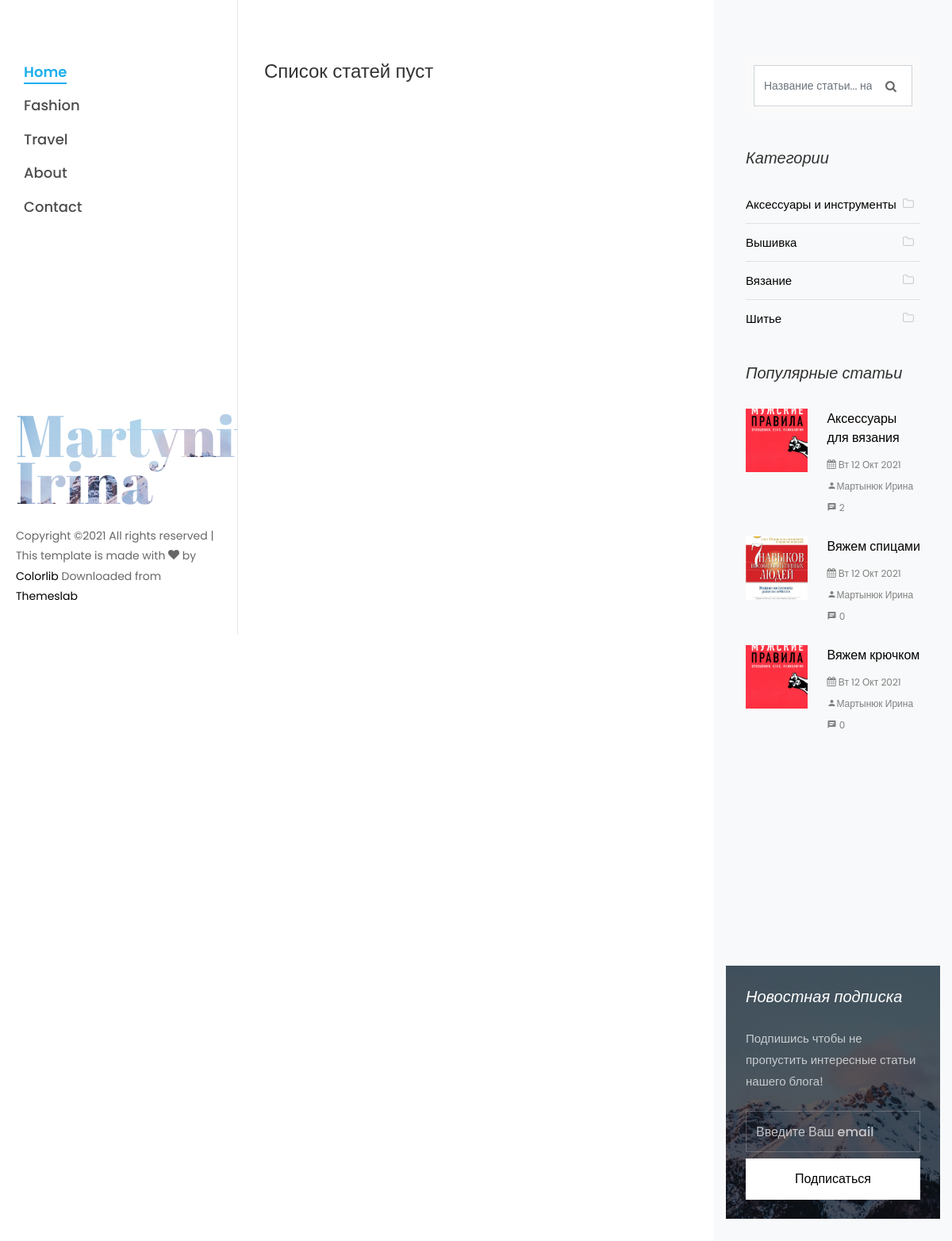
Page /category/vyshivka/ on the earlier database version.
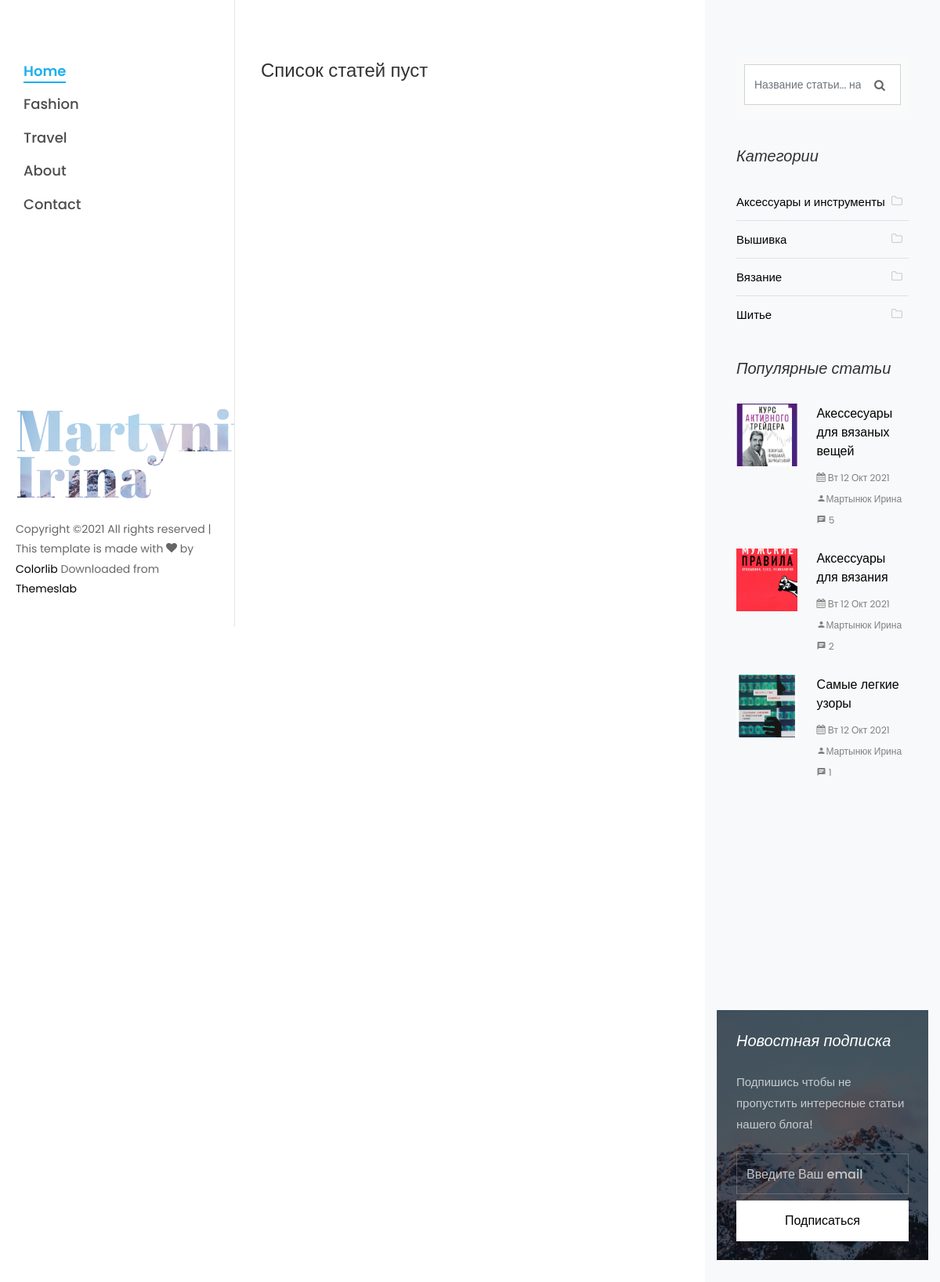
Same page on the later database version.
### blog_app/models.py (models this page shows, shortened)
class Category(models.Model):
    name = models.CharField(max_length=150, blank=False, db_index=True, verbose_name='Наименование')
    slug = models.SlugField(max_length=150, unique=True, blank=False, db_index=True)
    created_at = models.DateTimeField(auto_now_add=True, verbose_name='Дата создания')
    updated_at = models.DateTimeField(auto_now=True, verbose_name='Дата обновления')
    class Meta:
        ordering = ('name',)
        verbose_name = 'Категория'
        verbose_name_plural = 'Категории'
    def get_absolute_url(self):
        return reverse('article_category_list', kwargs={'slug': self.slug})

class Article(models.Model):
    title = models.CharField(max_length=256, blank=False, verbose_name='Название')
    category = models.ForeignKey('Category', on_delete=models.CASCADE, verbose_name='Категория')
    slug = models.SlugField(max_length=256, db_index=True)
    short_content = models.TextField(verbose_name='Краткое описание', max_length=300, default='Нет описания')
    content = models.TextField(blank=True, default='Нет описания', verbose_name='Текст статьи')
    created_at = models.DateTimeField(auto_now_add=True, verbose_name='Дата публикации')
    updated_at = models.DateTimeField(auto_now=True, verbose_name='Дата обновления')
    image = models.ImageField(upload_to='blog_images/%Y/%m/%d', verbose_name='Изображение', blank=True)
    draft = models.BooleanField(verbose_name='Черновик', default=False)
    author = models.CharField(verbose_name='Автор', blank=False, max_length=150)
    tags = TaggableManager()
    class Meta:
        ordering = ('-created_at',)
        verbose_name = 'Статья'
        verbose_name_plural = 'Статьи'
    def get_absolute_url(self):
        return reverse('article_detail', kwargs={'slug': self.slug})

### blog_app/views.py (the view)
# urls.py: path('category/<slug:slug>/', views.CategoryView.as_view(), name='article_category_list'),
class CategoryView(DataMixin, ListView):
    def get_queryset(self):
        return Article.objects.filter(category__slug=self.kwargs['slug'], draft=False)

### email_contact/forms.py
class ContactForm(forms.ModelForm):
    class Meta:
        model = Contact
        fields = ('email', )
        widgets = {
            'email': forms.TextInput(
                attrs={
                    'class': 'form-control',
                    'placeholder': 'Введите Ваш email'
                }
            )
        }
        labels = {
            'email': ''
        }

### blog_app/templatetags/article_tag.py (called while the page is built)
@register.simple_tag()
def get_categories():
    return Category.objects.all()

@register.simple_tag()
def get_tags():
    return Tag.objects.all()

@register.simple_tag()
def get_archives():
    return Article.objects.dates('created_at', 'month', order='DESC')

@register.inclusion_tag('tags/popular_articles.html')
def get_popular_articles(count=None):
    popular_articles = Article.objects.annotate(
        num_comments=Count('reviews')
    ).order_by('-num_comments').filter(draft=False)[:count]
    return {
        'popular_articles': popular_articles
    }

### email_contact/templatetags/contact_tags.py (called while the page is built)
@register.inclusion_tag("contact/tags/form.html")
def contact_form():
    return {'contact_form': ContactForm()}

### templates/index.html (shortened to what this page needs)
{% extends 'partials/base.html' %}
{% block content %}
    <div class="col-xl-8 py-5 px-md-5">
        <div class="row pt-md-4">
            {% for article in articles %}
                <div class="col-md-12">
                    <div class="blog-entry ftco-animate d-md-flex">
                        <a href="#" class="img img-2"
                           style="background-image: url({{ article.image.url }});"></a>
                        <div class="text text-2 pl-md-4">
                            <h3 class="mb-2"><a href="#">{{ article.title}}</a>
                            </h3>
                            <div class="meta-wrap ">
                                <p class="meta">
                                    <span><i class="icon-calendar mr-2"></i>{{ article.created_at }}</span>
                                    <span><a href="{{ article.category.get_absolute_url }}"><i class="icon-folder-o mr-2"></i>{{ article.category }}</a></span>
                                    <span><i class="icon-comment2 mr-2"></i>{{ article.reviews_set.count }} Отзыв</span>
                                </p>
                            </div>
                            <p class="mb-4">{{ article.short_content }}</p>
                            <p><a href="{{ article.get_absolute_url }}" class="btn-custom">Читать <span
                                    class="ion-ios-arrow-forward"></span></a></p>
                        </div>
                    </div>
                </div>
            {% empty %}
            <h4>Список статей пуст</h4>
            {% endfor %}
        </div>
    </div>
{% endblock %}

### templates/partials/sidebar.html (shortened to what this page needs)
{% load article_tag %}
{% load contact_tags %}
<div class="col-xl-4 sidebar ftco-animate bg-light pt-5">
    <div class="sidebar-box pt-md-4">
        <form action="{% url 'search' %}" method="get" class="search-form">
            <div class="form-group">
                <span class="icon icon-search"></span>
                <input type="text" class="form-control" placeholder="Название статьи... нажмите Enter"
                       name="search_query">
            </div>
        </form>
    </div>
    <div class="sidebar-box ftco-animate">
        <h3 class="sidebar-heading">Категории</h3>
        <ul class="categories">
            {% get_categories as categories %}
            {% for category in categories %}
                <li class="colorlib-active"><a href="{{ category.get_absolute_url }}">{{ category.name }}<span><i
                        class="icon-folder-o mr-2"></i></span></a></li>
            {% endfor %}
        </ul>
    </div>
    {% get_popular_articles count=3 %}
    <div class="sidebar-box subs-wrap img py-4"
         style="background-image: url(/static/images/bg_1.jpg);">
        {% contact_form %}
    </div>
</div>

### templates/tags/popular_articles.html
<div class="sidebar-box ftco-animate">
    <h3 class="sidebar-heading">Популярные статьи</h3>
    {% for popular in popular_articles %}
        <div class="block-21 mb-4 d-flex">
            <a class="blog-img mr-4" style="background-image: url({{ popular.image.url }});"></a>
            <div class="text">
                <h3 class="heading"><a href="{{ popular.get_absolute_url }}">{{ popular.title }}</a>
                </h3>
                <div class="meta">
                    <div><a href="#"><span class="icon-calendar"></span> {{ popular.created_at|date:"D d M Y" }}</a></div>
                    <div><a href="#"><span class="icon-person"></span>{{ popular.author }}</a></div>
                    <div><a href="#"><span class="icon-chat"></span> {{ popular.reviews_set.count }}</a></div>
                </div>
            </div>
        </div>
        {% empty %}
        <h4>Список популярных статей пуст</h4>
    {% endfor %}
</div>

Differences in the rows shown:
no longer on this page (row unchanged): Article: image (picture), title "Вяжем спицами", created_at "Вт 12 Окт 2021", author "Мартынюк Ирина", reviews_set.count "0"
no longer on this page (row edited): Article: image (picture), title "Вяжем крючком", created_at "Вт 12 Окт 2021", author "Мартынюк Ирина", reviews_set.count "0"
now on this page (row edited): Article: image (picture), title "Акессесуары для вязаных вещей", created_at "Вт 12 Окт 2021", author "Мартынюк Ирина", reviews_set.count "5"
now on this page (row edited): Article: image (picture), title "Самые легкие узоры", created_at "Вт 12 Окт 2021", author "Мартынюк Ирина", reviews_set.count "1"
